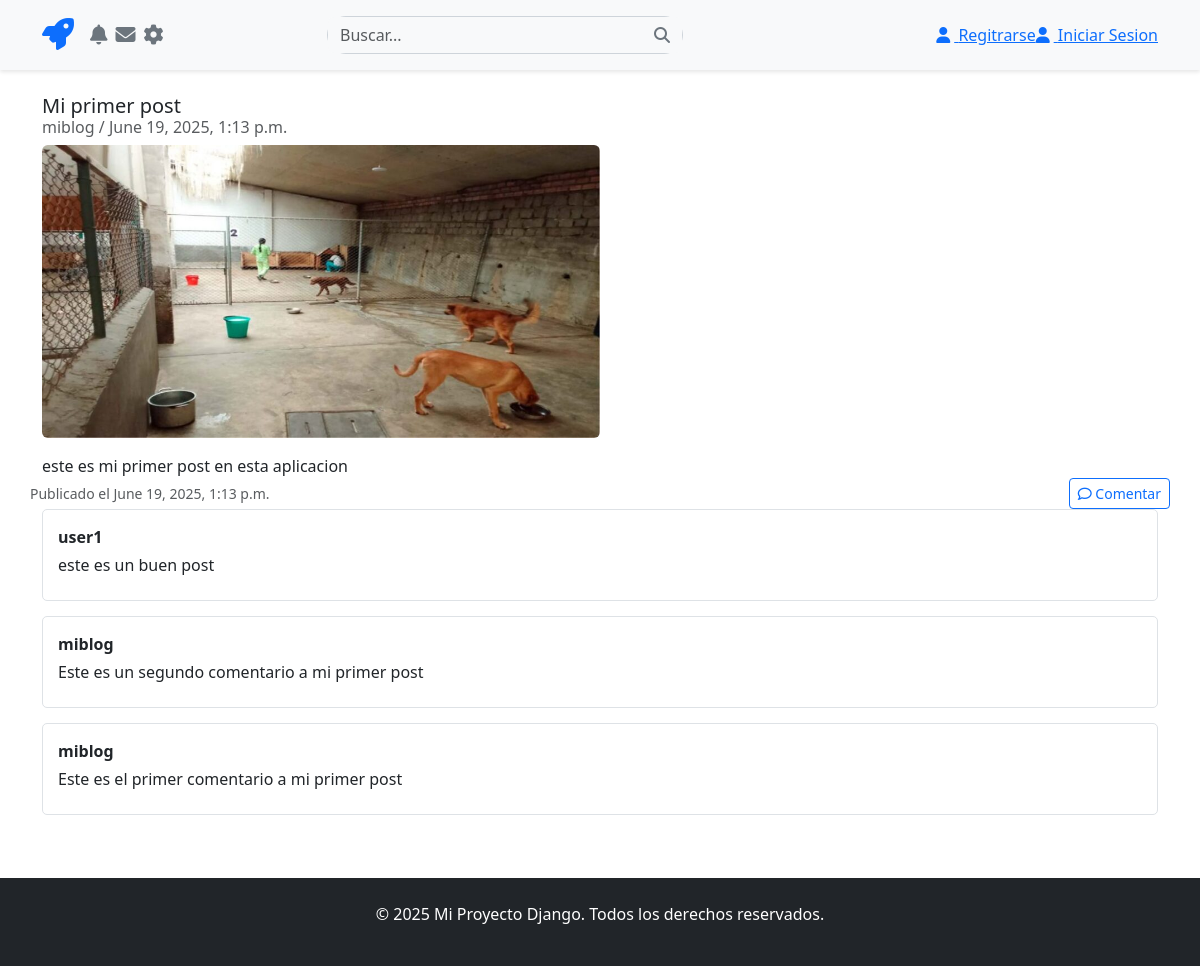
/publicacion/1, run on the app's committed database.
### posts/models.py (models this page shows, shortened)
class Post(models.Model):
    class Status(models.TextChoices):
        DRAFT = 'DF', 'Draft'
        PUBLISHED = 'PB', 'Published'
        ARCHIVED = 'AR', 'Archived'
    title = models.CharField(max_length=250)
    slug = models.SlugField(max_length=250, unique_for_date='publish')
    author = models.ForeignKey(
        settings.AUTH_USER_MODEL,
        on_delete=models.CASCADE,
        related_name='blog_posts'
    )
    content = models.TextField()
    image = models.ImageField(
        upload_to='post_images/',
        blank=True,
        null=True
    )
    publish = models.DateTimeField(auto_now_add=True)
    created = models.DateTimeField(auto_now_add=True)
    updated = models.DateTimeField(auto_now=True)
    status = models.CharField(
        max_length=2,
        choices=Status.choices,
        default=Status.DRAFT
    )
    likes = models.ManyToManyField(
        settings.AUTH_USER_MODEL,
        related_name='liked_posts',
        blank=True
    )
    class Meta:
        ordering = ['-publish']
        indexes = [
            models.Index(fields=['-publish']),
        ]

class Comment(models.Model):
    post = models.ForeignKey(
        Post,
        on_delete=models.CASCADE,
        related_name='comments'
    )
    author = models.ForeignKey(
        settings.AUTH_USER_MODEL,
        on_delete=models.CASCADE,
        related_name='comments'
    )
    content = models.TextField()
    created = models.DateTimeField(auto_now_add=True)
    updated = models.DateTimeField(auto_now=True)
    active = models.BooleanField(default=True)
    parent = models.ForeignKey(
        'self',
        null=True,
        blank=True,
        on_delete=models.CASCADE,
        related_name='replies'
    )
    class Meta:
        ordering = ['created']
        indexes = [
            models.Index(fields=['created']),
        ]

### users/models.py (models this page shows)
class User(AbstractUser):
    bio = models.TextField(max_length=500, blank=True)
    profile_picture = models.ImageField(
        upload_to='profile_pics/',
        blank=True,
        null=True
    )
    website = models.URLField(blank=True)
    birth_date = models.DateField(null=True, blank=True)
    def __str__(self):
        return self.username

### posts/views.py (the view)
# urls.py: path('publicacion/<int:pk>', views.publicacion, name="publicacion"),
def publicacion(request, pk):
    publicacion = get_object_or_404(Post, pk=pk)
    comentarios = publicacion.comments.filter(active=True).order_by('-created')
    contexto= {
        'publicacion': publicacion,
        'comentarios': comentarios,
        'es_autor': request.user== publicacion.author
    }
    return render(request,'posts/publicacion.html',contexto)

### posts/templates/posts/publicacion.html (shortened to what this page needs)
{% extends "base.html" %}
{% block content%}
<div class="row">
    <div class="col-md-12">
        <div class="card-body">
            <h5 class="card-title">{{ publicacion.title }}</h5>
            <h6 class="card-subtitle mb-2 text-body-secondary">
                {{ publicacion.author }} / {{ publicacion.created }}
            </h6>
            {% if publicacion.image %}
                <div class="mb-3">
                    <img
                        src="{{ publicacion.image.url }}"
                        alt="Imagen de {{ publicacion.title }}"
                        class="img-fluid rounded w-50"
                    >
                </div>
            {% endif %}
            <p class="card-text">{{ publicacion.content }}</p>
        </div>
    </div>
    <div class="card-footer bg-white">
        <div class="d-flex justify-content-between align-items-center">
            <small class="text-muted">Publicado el {{ publicacion.created }}</small>
            <a href="{% url 'posts:comentar' publicacion.id %}" class="btn btn-sm btn-outline-primary">
                <i class="far fa-comment"></i> Comentar
            </a>
        </div>
    </div>
    <div class="col">
        {%for comentario in comentarios%}
            <div class="comentario-container">
                <p class="mb-1"><strong>{{ comentario.author.username }}</strong></p>
                <p class="mb-2">{{ comentario.content }}</p>
            </div>
        {%endfor%}
    </div>
</div>
{%endblock%}

### static/css/styles.css (style rules this page uses)
.comentario-container { position: relative; padding: 15px; margin-bottom: 15px; border: 1px solid #dee2e6; border-radius: 5px; }

### data on the page
Post: title "Mi primer post", author "miblog", created "June 19, 2025, 1:13 p.m.", image (picture), content "este es mi primer post en esta aplicacion"
Comment: author.username "user1", content "este es un buen post"
Comment: author.username "miblog", content "Este es un segundo comentario a mi primer post"
Comment: author.username "miblog", content "Este es el primer comentario a mi primer post"
